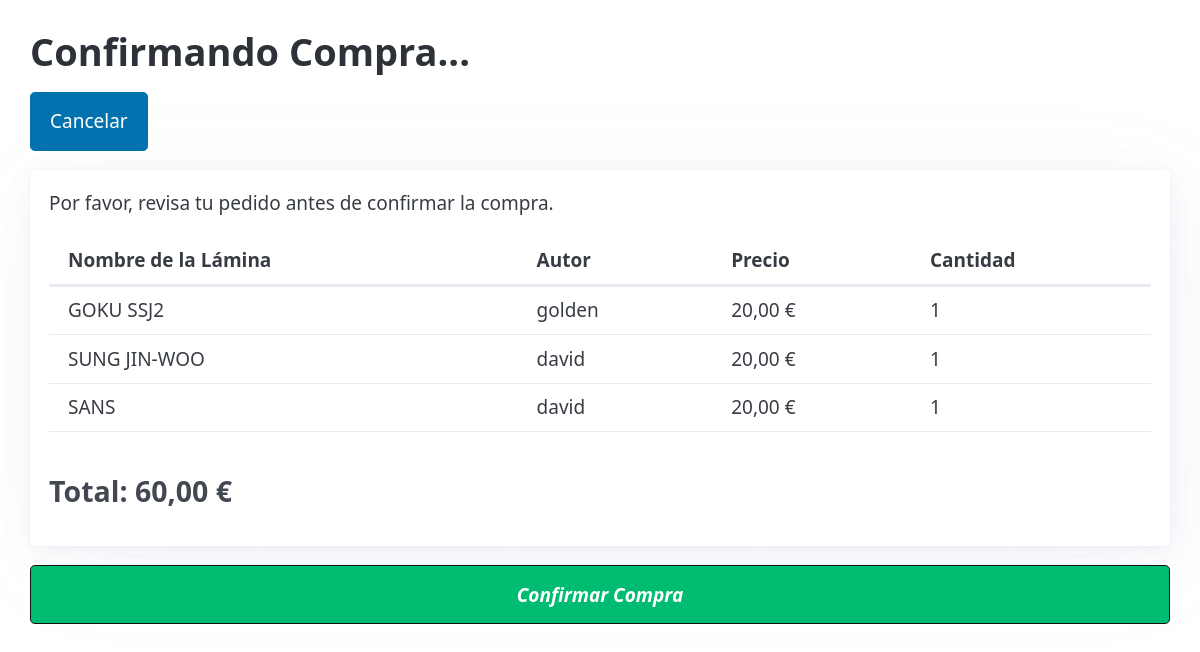
The app's page /confirmar-compra/ (signed in), older data.
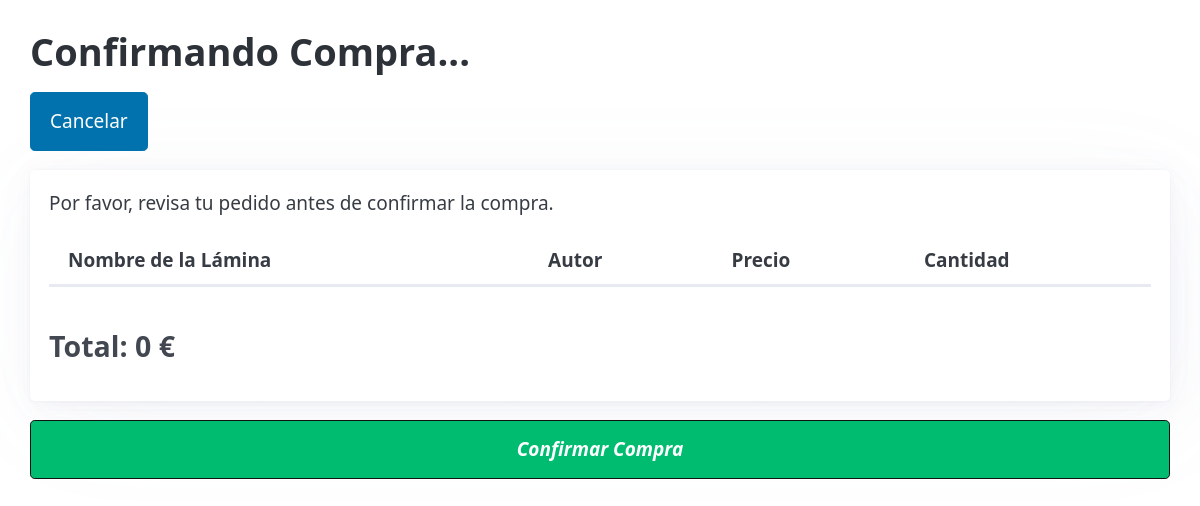
The same page, newer data.
### dibujo/models.py (models this page shows, shortened)
class CarritoItem(models.Model):
    carrito = models.ForeignKey(Carrito, on_delete=models.CASCADE, related_name='items')
    dibujo = models.ForeignKey(Dibujo, on_delete=models.CASCADE)
    cantidad = models.PositiveIntegerField(default=1)
    agregado_en = models.DateTimeField(auto_now_add=True)

class Dibujo(models.Model):
    nombre = models.CharField(max_length=100)
    imagen = models.ImageField(upload_to='imagen_dibujos/', validators=[FileExtensionValidator(['jpg', 'jpeg', 'png']), validate_image])
    genero = models.CharField(max_length=100)
    stock = models.IntegerField(blank=False, null=False)
    precio = models.ForeignKey(Precio, on_delete=models.CASCADE)
    autor = models.ForeignKey(User, on_delete=models.CASCADE, editable=False)

class Precio(models.Model):
    precio = models.DecimalField(blank=False, null=False, max_digits=5, decimal_places=2)

### dibujo/views.py (the view)
# urls.py: path('confirmar-compra/', confirmar_compra, name='confirmar_compra'),
@login_required
def confirmar_compra(request):
    carrito = Carrito.objects.filter(usuario=request.user).first()
    if not carrito:
        messages.error(request, "Tu carrito está vacío.")
        return redirect('ver_carrito')
    items = CarritoItem.objects.filter(carrito=carrito)
    total_precio = sum(item.dibujo.precio.precio * item.cantidad for item in items)
    return render(request, 'dibujo/confirmarCompra.html', {
        'items': items,
        'total_precio': total_precio
    })

### dibujo/templates/dibujo/confirmarCompra.html (shortened to what this page needs)
{% extends 'dibujo/base.html' %}
{% block titulo %}
    Confirmando Compra...
{% endblock %}
{% block contenido %}
<a type="" href="{% url 'ver_carrito' %}" class="botonVolverAlMenu"><button>Cancelar</button></a>
    <article>
        <p>Por favor, revisa tu pedido antes de confirmar la compra.</p>
        <table>
            <thead>
            <tr>
                <th>Nombre de la Lámina</th>
                <th>Autor</th>
                <th>Precio</th>
                <th>Cantidad</th>
            </tr>
            </thead>
            <tbody>
            {% for item in items %}
            <tr>
                <td>{{ item.dibujo.nombre }}</td>
                <td>{{ item.dibujo.autor.username }}</td>
                <td>{{ item.dibujo.precio.precio }} €</td>
                <td>{{ item.cantidad }}</td>
            </tr>
            {% endfor %}
            </tbody>
        </table>
        <h3>Total: {{ total_precio }} €</h3>
    </article>
    <form method="post" action="{% url 'procesar_compra' %}">
        <button type="submit" class="botonCarrito"> <b><i>Confirmar Compra</i></b> </button>
    </form>
{% endblock %}

Row changes from the older to the newer data that the page shows:
removed CarritoItem: dibujo.nombre "GOKU SSJ2", dibujo.autor.username "golden", dibujo.precio.precio "20,00", cantidad "1"
removed CarritoItem: dibujo.nombre "SUNG JIN-WOO", dibujo.autor.username "david", dibujo.precio.precio "20,00", cantidad "1"
removed CarritoItem: dibujo.nombre "SANS", dibujo.autor.username "david", dibujo.precio.precio "20,00", cantidad "1"
Text that changed along with them:
{{ total_precio }}: "60,00" → "0"
